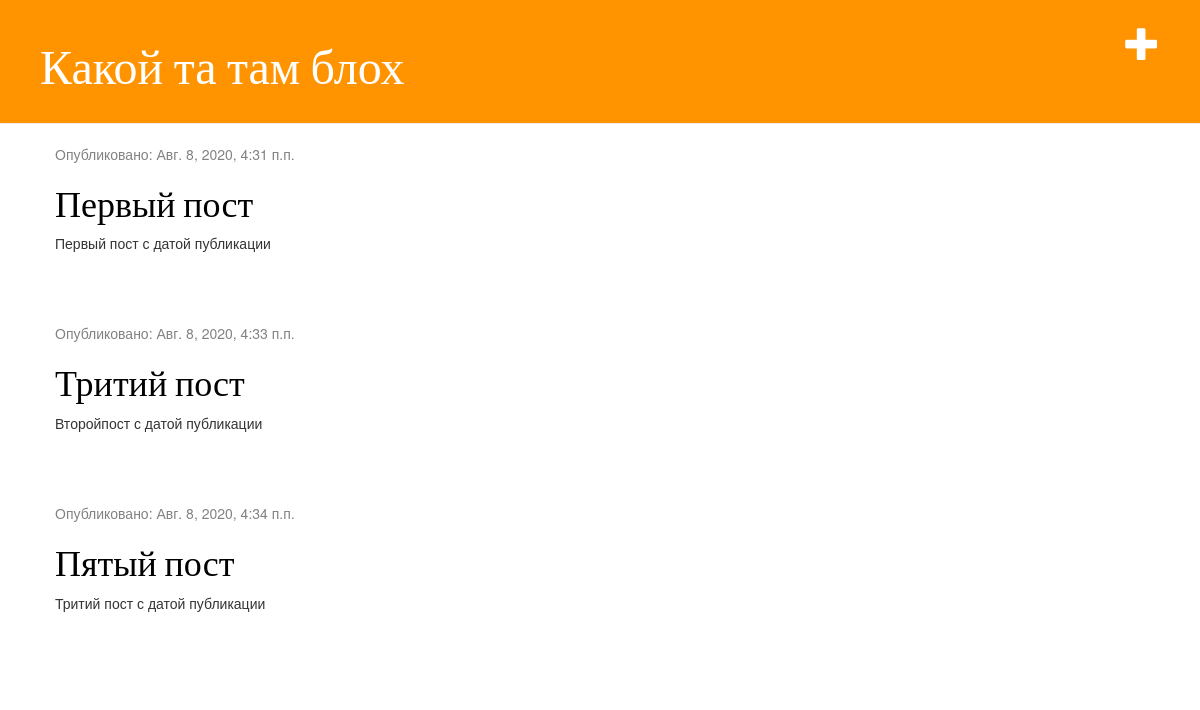
Before: / (signed in) with the older database file.
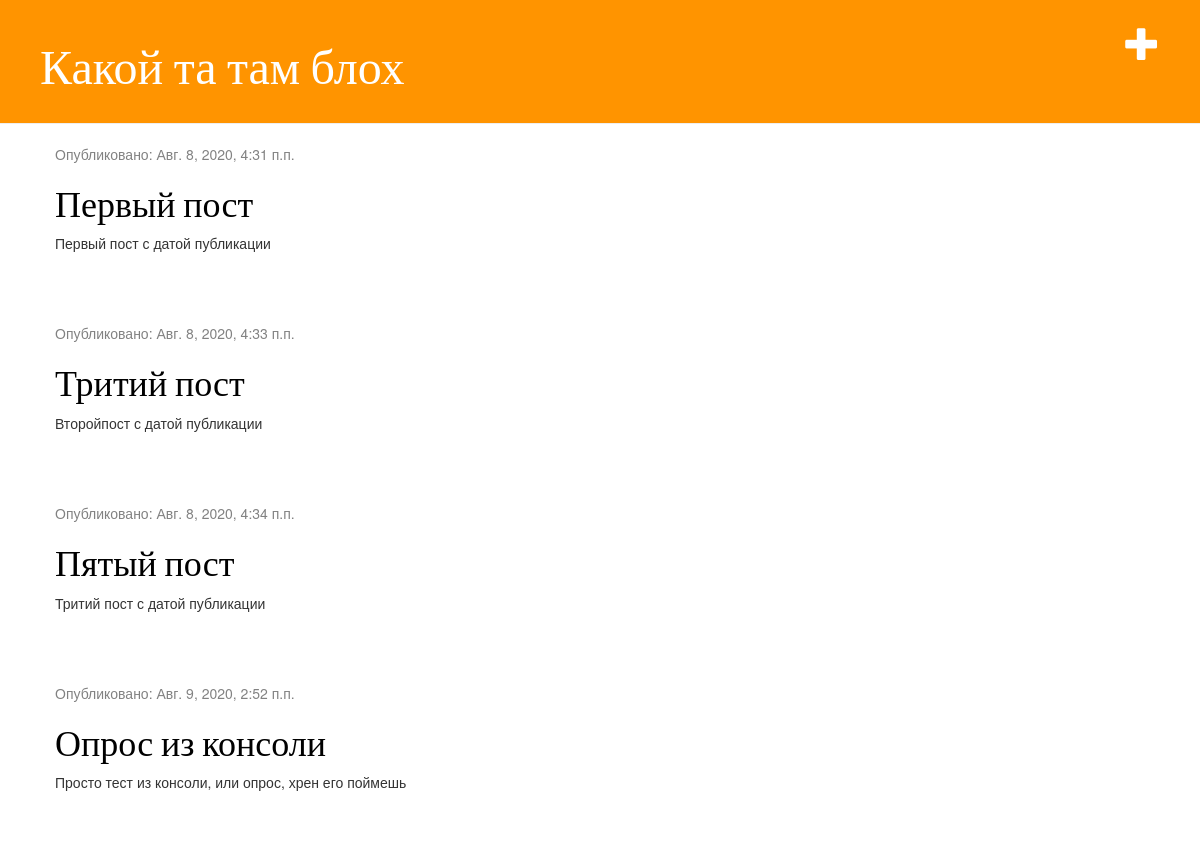
After: the same page with the newer database file.
### blog/models.py (models this page shows, shortened)
class Post(models.Model):
    author = models.ForeignKey(settings.AUTH_USER_MODEL, on_delete=models.CASCADE)
    title = models.CharField(max_length=200)
    text = models.TextField()
    created_date = models.DateTimeField(default=timezone.now)
    published_date = models.DateTimeField(blank=True, null=True)

### blog/views.py (the view)
# urls.py: path('', views.post_list, name='post_list'),
def post_list(request):
    posts = Post.objects.filter(published_date__lte=timezone.now()).order_by('published_date')
    return render(request, 'blog/post_list.html', {'posts': posts})

### blog/templates/blog/post_list.html
{% extends 'blog/base.html' %}
{% block content %}
    {% for post in posts %}
    <div class="post">
        <div class="date">
            <p>Опубликовано: {{ post.published_date }}</p>
        </div>
        <h1><a href="{% url 'post_detail' pk=post.pk %}">{{ post.title }}</a></h1>
        <p>{{ post.text|linebreaksbr }}</p>
    </div>
    {% endfor %}
{% endblock %}

Changed rows visible on the page:
added Post: published_date "Авг. 9, 2020, 2:52 п.п.", title "Опрос из консоли", text "Просто тест из консоли, или опрос, хрен его поймешь"
